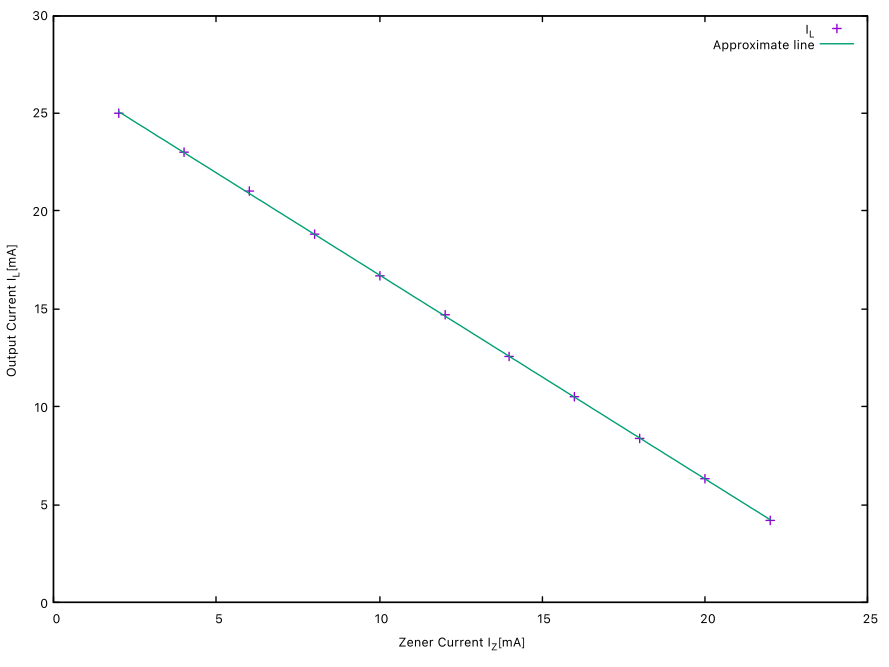

Reproduce this figure in gnuplot.
reset
unset clip points
set clip one
unset clip two
unset clip radial
set errorbars front 1.000000 
set border 31 front lt black linewidth 1.000 dashtype solid
set zdata 
set ydata 
set xdata 
set y2data 
set x2data 
set boxwidth
set boxdepth 0
set style fill  empty border
set style rectangle back fc  bgnd fillstyle   solid 1.00 border lt -1
set style circle radius graph 0.02 
set style ellipse size graph 0.05, 0.03 angle 0 units xy
set dummy x, y
set format x "% h" 
set format y "% h" 
set format x2 "% h" 
set format y2 "% h" 
set format z "% h" 
set format cb "% h" 
set format r "% h" 
set ttics format "% h"
set timefmt "%d/%m/%y,%H:%M"
set angles radians
set tics back
unset grid
unset raxis
set theta counterclockwise right
set style parallel front  lt black linewidth 2.000 dashtype solid
set key notitle
set key fixed right top vertical Right noreverse enhanced autotitle nobox
set key noinvert samplen 4 spacing 1 width 0 height 0 
set key maxcolumns 0 maxrows 0
set key noopaque
unset label
unset arrow
unset style line
unset style arrow
set style histogram clustered gap 2 title textcolor lt -1
unset object
unset walls
set style textbox  transparent margins  1.0,  1.0 border  lt -1 linewidth  1.0
set offsets 0, 0, 0, 0
set pointsize 1
set pointintervalbox 1
set encoding default
unset polar
unset parametric
unset spiderplot
unset decimalsign
unset micro
unset minussign
set view 60, 30, 1, 1
set view azimuth 0
set rgbmax 255
set samples 100, 100
set isosamples 10, 10
set surface 
unset contour
set cntrlabel  format '%8.3g' font '' start 5 interval 20
set mapping cartesian
set datafile separator whitespace
set datafile nocolumnheaders
unset hidden3d
set cntrparam order 4
set cntrparam linear
set cntrparam levels 5
set cntrparam levels auto
set cntrparam firstlinetype 0 unsorted
set cntrparam points 5
set size ratio 0 1,1
set origin 0,0
set style data points
set style function lines
unset xzeroaxis
unset yzeroaxis
unset zzeroaxis
unset x2zeroaxis
unset y2zeroaxis
set xyplane relative 0.5
set tics scale  1, 0.5, 1, 1, 1
set mxtics default
set mytics default
set mztics default
set mx2tics default
set my2tics default
set mcbtics default
set mrtics default
set nomttics
set xtics border in scale 1,0.5 mirror norotate  autojustify
set xtics  norangelimit autofreq 
set ytics border in scale 1,0.5 mirror norotate  autojustify
set ytics  norangelimit autofreq 
set ztics border in scale 1,0.5 nomirror norotate  autojustify
set ztics  norangelimit autofreq 
unset x2tics
unset y2tics  
set cbtics border in scale 1,0.5 mirror norotate  autojustify
set cbtics  norangelimit autofreq 
set rtics axis in scale 1,0.5 nomirror norotate  autojustify
set rtics  norangelimit autofreq 
unset ttics
set timestamp bottom 
set timestamp "" 
set timestamp  font "" textcolor lt -1 norotate
set trange [ * : * ] noreverse nowriteback
set urange [ * : * ] noreverse nowriteback
set vrange [ * : * ] noreverse nowriteback
set xlabel "Zener Current I_Z[mA]" 
set xlabel  font "" textcolor lt -1 norotate
set xrange [ * : * ] noreverse writeback
set ylabel "Output Current I_L[mA]" 
set ylabel  font "" textcolor lt -1 rotate
set yrange [ 0.00000 : 30.0000 ] noreverse writeback
set y2range [ 0.00000 : 20.0000 ] noreverse nowriteback
set zlabel "" 
set zlabel  font "" textcolor lt -1 norotate
set zrange [ * : * ] noreverse writeback
set cblabel "" 
set cblabel  font "" textcolor lt -1 rotate
set cbrange [ * : * ] noreverse writeback
set rlabel "" 
set rlabel  font "" textcolor lt -1 norotate
set rrange [ * : * ] noreverse writeback
unset logscale
unset jitter
set zero 1e-08
set lmargin  -1
set bmargin  -1
set rmargin  -1
set tmargin  -1
set locale "ja_JP.UTF-8"
set pm3d explicit at s
set pm3d scansautomatic
set pm3d interpolate 1,1 flush begin noftriangles noborder corners2color mean
set pm3d clip z 
set pm3d nolighting
set palette positive nops_allcF maxcolors 0 gamma 1.5 color model RGB 
set palette rgbformulae 7, 5, 15
set colorbox default
set colorbox vertical origin screen 0.9, 0.2 size screen 0.05, 0.6 front  noinvert bdefault
set style boxplot candles range  1.50 outliers pt 7 separation 1 labels auto unsorted
set loadpath 
set fontpath
set psdir
set fit brief errorvariables nocovariancevariables errorscaling prescale nowrap v5
GNUTERM = "qt"

fit a*x+b "zener-const.txt" u 1:3 via a,b
plot "zener-const.txt" u 1:3 title "I_L" ,a*x+b title "Approximate line"
#    EOF
